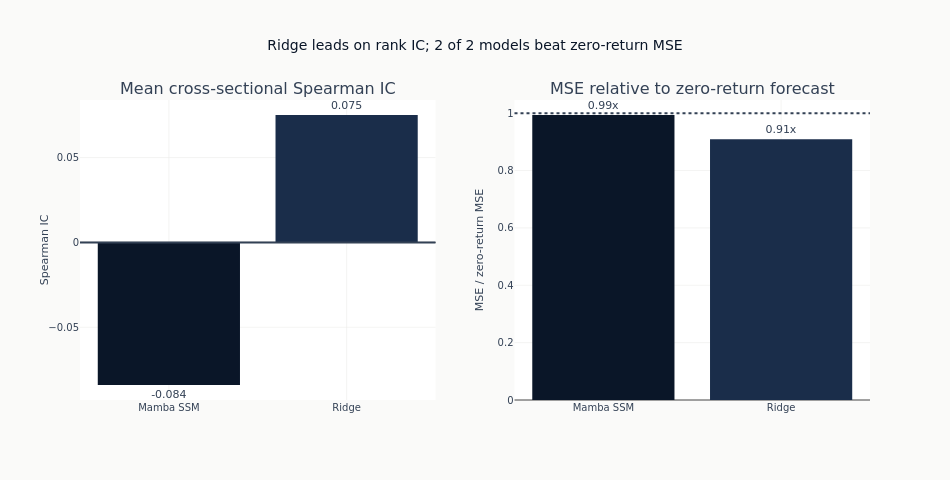

Notebook code for this chart:
### Markdown cell above
## Summary

The left panel measures cross-sectional ranking. The right panel compares
squared error with the zero-return forecast, a natural level benchmark for
noisy return labels.

### Code cell
model_names = ["Mamba SSM", "Ridge"]
ic_values = [test_ic, ridge_ic]
mse_ratios = [test_mse / zero_mse, ridge_mse / zero_mse]
bar_palette = {"Mamba SSM": COLORS["blue"], "Ridge": COLORS["slate"]}

fig = make_subplots(
    rows=1,
    cols=2,
    subplot_titles=("Mean cross-sectional Spearman IC", "MSE relative to zero-return forecast"),
)
for model_name, ic_value, mse_ratio in zip(model_names, ic_values, mse_ratios, strict=True):
    fig.add_trace(
        go.Bar(
            x=[model_name],
            y=[ic_value],
            name=model_name,
            marker_color=bar_palette[model_name],
            text=[f"{ic_value:.3f}"],
            textposition="outside",
            showlegend=False,
        ),
        row=1,
        col=1,
    )
    fig.add_trace(
        go.Bar(
            x=[model_name],
            y=[mse_ratio],
            name=model_name,
            marker_color=bar_palette[model_name],
            text=[f"{mse_ratio:.2f}x"],
            textposition="outside",
            showlegend=False,
        ),
        row=1,
        col=2,
    )

ic_leader = model_names[int(np.argmax(ic_values))]
mse_winners = sum(ratio < 1 for ratio in mse_ratios)
fig.add_hline(y=0, line_color=COLORS["neutral"], row=1, col=1)
fig.add_hline(y=1, line_dash="dot", line_color=COLORS["neutral"], row=1, col=2)
fig.update_layout(
    title=f"{ic_leader} leads on rank IC; {mse_winners} of 2 models beat zero-return MSE",
    width=950,
    height=480,
)
fig.update_yaxes(title_text="Spearman IC", row=1, col=1)
fig.update_yaxes(title_text="MSE / zero-return MSE", row=1, col=2)
fig.show()

### Figure 1 — Plotly figure (JSON) as saved in the notebook; plotly's stock layout.template omitted (floating-point values rounded to 4 significant figures)
{"data": [{"marker": {"color": "#0a1628"}, "name": "Mamba SSM", "showlegend": false, "text": ["-0.084"], "textposition": "outside", "type": "bar", "x": ["Mamba SSM"], "xaxis": "x", "y": [-0.08403], "yaxis": "y"}, {"marker": {"color": "#0a1628"}, "name": "Mamba SSM", "showlegend": false, "text": ["0.99x"], "textposition": "outside", "type": "bar", "x": ["Mamba SSM"], "xaxis": "x2", "y": [0.9935], "yaxis": "y2"}, {"marker": {"color": "#1a2d4a"}, "name": "Ridge", "showlegend": false, "text": ["0.075"], "textposition": "outside", "type": "bar", "x": ["Ridge"], "xaxis": "x", "y": [0.07508], "yaxis": "y"}, {"marker": {"color": "#1a2d4a"}, "name": "Ridge", "showlegend": false, "text": ["0.91x"], "textposition": "outside", "type": "bar", "x": ["Ridge"], "xaxis": "x2", "y": [0.9094], "yaxis": "y2"}], "layout": {"annotations": [{"font": {"size": 16}, "showarrow": false, "text": "Mean cross-sectional Spearman IC", "x": 0.225, "xanchor": "center", "xref": "paper", "y": 1.0, "yanchor": "bottom", "yref": "paper"}, {"font": {"size": 16}, "showarrow": false, "text": "MSE relative to zero-return forecast", "x": 0.775, "xanchor": "center", "xref": "paper", "y": 1.0, "yanchor": "bottom", "yref": "paper"}], "height": 480, "shapes": [{"line": {"color": "#334155"}, "type": "line", "x0": 0, "x1": 1, "xref": "x domain", "y0": 0, "y1": 0, "yref": "y"}, {"line": {"color": "#334155", "dash": "dot"}, "type": "line", "x0": 0, "x1": 1, "xref": "x2 domain", "y0": 1, "y1": 1, "yref": "y2"}], "title": {"text": "Ridge leads on rank IC; 2 of 2 models beat zero-return MSE"}, "width": 950, "xaxis": {"anchor": "y", "domain": [0.0, 0.45]}, "xaxis2": {"anchor": "y2", "domain": [0.55, 1.0]}, "yaxis": {"anchor": "x", "domain": [0.0, 1.0], "title": {"text": "Spearman IC"}}, "yaxis2": {"anchor": "x2", "domain": [0.0, 1.0], "title": {"text": "MSE / zero-return MSE"}}}}
